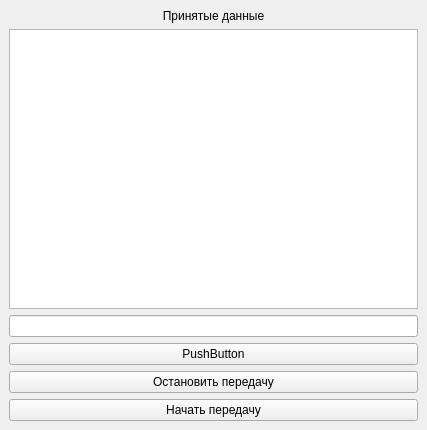
<?xml version="1.0" encoding="UTF-8"?>
<ui version="4.0">
 <class>MainWindow</class>
 <widget class="QMainWindow" name="MainWindow">
  <property name="geometry">
   <rect>
    <x>0</x>
    <y>0</y>
    <width>427</width>
    <height>430</height>
   </rect>
  </property>
  <property name="windowTitle">
   <string>MainWindow</string>
  </property>
  <widget class="QWidget" name="centralwidget">
   <layout class="QVBoxLayout" name="verticalLayout">
    <item>
     <widget class="QLabel" name="lb_receiveData">
      <property name="text">
       <string>Принятые данные</string>
      </property>
      <property name="alignment">
       <set>Qt::AlignCenter</set>
      </property>
     </widget>
    </item>
    <item>
     <widget class="QTextEdit" name="te_result"/>
    </item>
    <item>
     <widget class="QLineEdit" name="le_datagram"/>
    </item>
    <item>
     <widget class="QPushButton" name="pb_send_datagram">
      <property name="text">
       <string>PushButton</string>
      </property>
     </widget>
    </item>
    <item>
     <widget class="QPushButton" name="pb_stop">
      <property name="text">
       <string>Остановить передачу</string>
      </property>
     </widget>
    </item>
    <item>
     <widget class="QPushButton" name="pb_start">
      <property name="text">
       <string>Начать передачу</string>
      </property>
     </widget>
    </item>
   </layout>
  </widget>
 </widget>
 <resources/>
 <connections/>
</ui>
